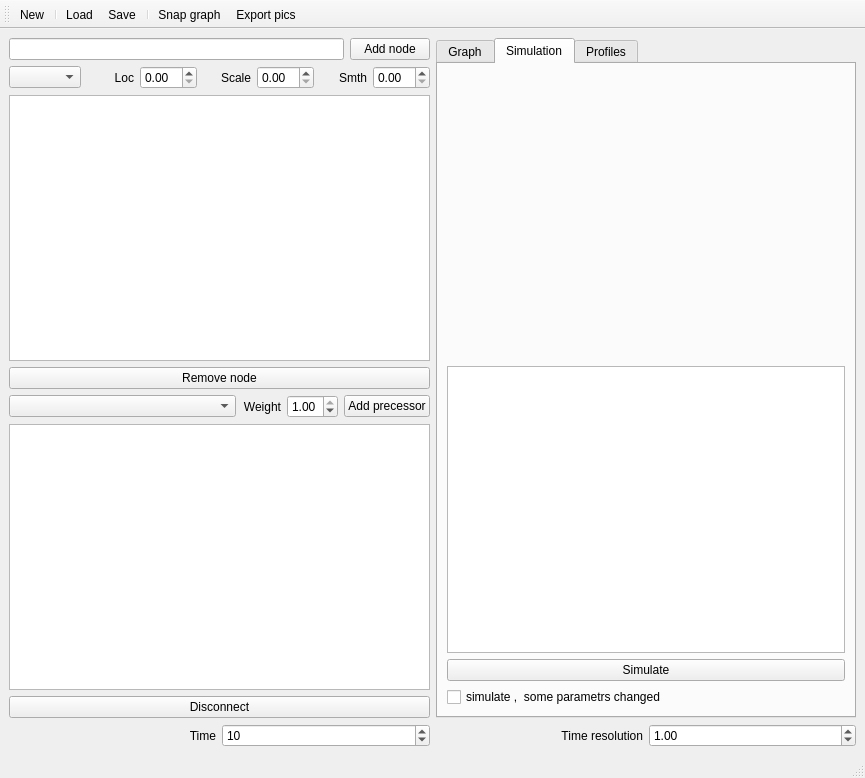
<?xml version="1.0" encoding="UTF-8"?>
<ui version="4.0">
 <class>MainWindow</class>
 <widget class="QMainWindow" name="MainWindow">
  <property name="geometry">
   <rect>
    <x>0</x>
    <y>0</y>
    <width>865</width>
    <height>778</height>
   </rect>
  </property>
  <property name="sizePolicy">
   <sizepolicy hsizetype="Preferred" vsizetype="Preferred">
    <horstretch>0</horstretch>
    <verstretch>10</verstretch>
   </sizepolicy>
  </property>
  <property name="windowTitle">
   <string>Circulation simulator</string>
  </property>
  <property name="windowIcon">
   <iconset>
    <normaloff>:/icons/heart_48.png</normaloff>:/icons/heart_48.png</iconset>
  </property>
  <widget class="QWidget" name="centralwidget">
   <layout class="QVBoxLayout" name="verticalLayout_5">
    <item>
     <layout class="QVBoxLayout" name="verticalLayout_4">
      <item>
       <layout class="QHBoxLayout" name="horizontalLayout_4">
        <item>
         <layout class="QVBoxLayout" name="verticalLayout">
          <item>
           <layout class="QHBoxLayout" name="horizontalLayout">
            <item>
             <widget class="QLineEdit" name="lineEdit_newnode"/>
            </item>
            <item>
             <widget class="QPushButton" name="pushButton_addNode">
              <property name="text">
               <string>Add node</string>
              </property>
              <property name="icon">
               <iconset resource="icons.qrc">
                <normaloff>:/icons/src/accepted_48.png</normaloff>:/icons/src/accepted_48.png</iconset>
              </property>
             </widget>
            </item>
           </layout>
          </item>
          <item>
           <layout class="QHBoxLayout" name="horizontalLayout_2">
            <item>
             <widget class="QComboBox" name="comboBox_distribution"/>
            </item>
            <item>
             <widget class="QLabel" name="label">
              <property name="text">
               <string>Loc</string>
              </property>
              <property name="alignment">
               <set>Qt::AlignRight|Qt::AlignTrailing|Qt::AlignVCenter</set>
              </property>
              <property name="buddy">
               <cstring>doubleSpinBox_loc</cstring>
              </property>
             </widget>
            </item>
            <item>
             <widget class="QDoubleSpinBox" name="doubleSpinBox_loc"/>
            </item>
            <item>
             <widget class="QLabel" name="label_2">
              <property name="text">
               <string>Scale</string>
              </property>
              <property name="alignment">
               <set>Qt::AlignRight|Qt::AlignTrailing|Qt::AlignVCenter</set>
              </property>
              <property name="buddy">
               <cstring>doubleSpinBox_scale</cstring>
              </property>
             </widget>
            </item>
            <item>
             <widget class="QDoubleSpinBox" name="doubleSpinBox_scale"/>
            </item>
            <item>
             <widget class="QLabel" name="label_3">
              <property name="text">
               <string>Smth</string>
              </property>
              <property name="alignment">
               <set>Qt::AlignRight|Qt::AlignTrailing|Qt::AlignVCenter</set>
              </property>
              <property name="buddy">
               <cstring>doubleSpinBox_smth</cstring>
              </property>
             </widget>
            </item>
            <item>
             <widget class="QDoubleSpinBox" name="doubleSpinBox_smth"/>
            </item>
           </layout>
          </item>
          <item>
           <widget class="QTableView" name="tableView_nodes">
            <property name="sizePolicy">
             <sizepolicy hsizetype="Expanding" vsizetype="Expanding">
              <horstretch>0</horstretch>
              <verstretch>0</verstretch>
             </sizepolicy>
            </property>
            <property name="horizontalScrollBarPolicy">
             <enum>Qt::ScrollBarAsNeeded</enum>
            </property>
            <attribute name="horizontalHeaderCascadingSectionResizes">
             <bool>true</bool>
            </attribute>
            <attribute name="horizontalHeaderDefaultSectionSize">
             <number>40</number>
            </attribute>
            <attribute name="horizontalHeaderMinimumSectionSize">
             <number>1</number>
            </attribute>
            <attribute name="verticalHeaderCascadingSectionResizes">
             <bool>false</bool>
            </attribute>
            <attribute name="verticalHeaderDefaultSectionSize">
             <number>30</number>
            </attribute>
            <attribute name="verticalHeaderMinimumSectionSize">
             <number>2</number>
            </attribute>
           </widget>
          </item>
          <item>
           <widget class="QPushButton" name="pushButton_removeNode">
            <property name="text">
             <string>Remove node</string>
            </property>
            <property name="icon">
             <iconset resource="icons.qrc">
              <normaloff>:/icons/src/cancel_48.png</normaloff>:/icons/src/cancel_48.png</iconset>
            </property>
           </widget>
          </item>
          <item>
           <layout class="QHBoxLayout" name="horizontalLayout_3">
            <item>
             <widget class="QComboBox" name="comboBox_nodesForPrecessor">
              <property name="sizePolicy">
               <sizepolicy hsizetype="Expanding" vsizetype="Fixed">
                <horstretch>0</horstretch>
                <verstretch>0</verstretch>
               </sizepolicy>
              </property>
             </widget>
            </item>
            <item>
             <widget class="QLabel" name="label_5">
              <property name="sizePolicy">
               <sizepolicy hsizetype="Minimum" vsizetype="Minimum">
                <horstretch>0</horstretch>
                <verstretch>0</verstretch>
               </sizepolicy>
              </property>
              <property name="text">
               <string>Weight</string>
              </property>
              <property name="alignment">
               <set>Qt::AlignRight|Qt::AlignTrailing|Qt::AlignVCenter</set>
              </property>
              <property name="buddy">
               <cstring>doubleSpinBox_weight</cstring>
              </property>
             </widget>
            </item>
            <item>
             <widget class="QDoubleSpinBox" name="doubleSpinBox_weight">
              <property name="maximum">
               <double>1.000000000000000</double>
              </property>
              <property name="singleStep">
               <double>0.100000000000000</double>
              </property>
              <property name="value">
               <double>1.000000000000000</double>
              </property>
             </widget>
            </item>
            <item>
             <widget class="QPushButton" name="pushButton_addPrecessor">
              <property name="text">
               <string>Add precessor</string>
              </property>
              <property name="icon">
               <iconset>
                <normaloff>:/icons/arrow_right_green_48.png</normaloff>:/icons/arrow_right_green_48.png</iconset>
              </property>
             </widget>
            </item>
           </layout>
          </item>
          <item>
           <widget class="QTableView" name="tableView_edges"/>
          </item>
          <item>
           <widget class="QPushButton" name="pushButton_removePred">
            <property name="text">
             <string>Disconnect</string>
            </property>
           </widget>
          </item>
         </layout>
        </item>
        <item>
         <widget class="QTabWidget" name="tabWidget">
          <property name="currentIndex">
           <number>1</number>
          </property>
          <widget class="QWidget" name="tab_graph">
           <attribute name="title">
            <string>Graph</string>
           </attribute>
           <layout class="QVBoxLayout" name="verticalLayout_3">
            <item>
             <widget class="MplWidget" name="mpl_graph" native="true"/>
            </item>
            <item>
             <widget class="QComboBox" name="comboBox_graphlayout"/>
            </item>
            <item>
             <widget class="QPushButton" name="pushButton_redraw">
              <property name="text">
               <string>Redraw</string>
              </property>
             </widget>
            </item>
           </layout>
          </widget>
          <widget class="QWidget" name="tab_simulation">
           <attribute name="title">
            <string>Simulation</string>
           </attribute>
           <layout class="QHBoxLayout" name="horizontalLayout_5">
            <item>
             <layout class="QVBoxLayout" name="verticalLayout_2">
              <item>
               <widget class="MplWidget" name="mpl_concentration" native="true">
                <property name="sizePolicy">
                 <sizepolicy hsizetype="Expanding" vsizetype="Expanding">
                  <horstretch>0</horstretch>
                  <verstretch>0</verstretch>
                 </sizepolicy>
                </property>
                <zorder></zorder>
               </widget>
              </item>
              <item>
               <widget class="QListView" name="listView_nodestodraw">
                <property name="editTriggers">
                 <set>QAbstractItemView::NoEditTriggers</set>
                </property>
                <property name="selectionMode">
                 <enum>QAbstractItemView::MultiSelection</enum>
                </property>
                <property name="selectionRectVisible">
                 <bool>true</bool>
                </property>
               </widget>
              </item>
              <item>
               <widget class="QPushButton" name="pushButton_simulate">
                <property name="text">
                 <string>Simulate</string>
                </property>
               </widget>
              </item>
              <item>
               <widget class="QCheckBox" name="checkBox">
                <property name="text">
                 <string>simulate ,  some parametrs changed</string>
                </property>
               </widget>
              </item>
             </layout>
            </item>
           </layout>
          </widget>
          <widget class="QWidget" name="tab_profiles">
           <attribute name="title">
            <string>Profiles</string>
           </attribute>
           <layout class="QVBoxLayout" name="verticalLayout_6">
            <item>
             <widget class="MplWidget" name="mpl_profiles" native="true">
              <property name="sizePolicy">
               <sizepolicy hsizetype="Expanding" vsizetype="Expanding">
                <horstretch>0</horstretch>
                <verstretch>0</verstretch>
               </sizepolicy>
              </property>
              <zorder>listView_profilestodraw</zorder>
             </widget>
            </item>
            <item>
             <widget class="QListView" name="listView_profilestodraw">
              <property name="editTriggers">
               <set>QAbstractItemView::NoEditTriggers</set>
              </property>
              <property name="selectionMode">
               <enum>QAbstractItemView::MultiSelection</enum>
              </property>
              <property name="selectionRectVisible">
               <bool>true</bool>
              </property>
             </widget>
            </item>
           </layout>
          </widget>
         </widget>
        </item>
       </layout>
      </item>
      <item>
       <layout class="QHBoxLayout" name="horizontalLayout_6">
        <item>
         <widget class="QLabel" name="label_4">
          <property name="text">
           <string>Time</string>
          </property>
          <property name="alignment">
           <set>Qt::AlignRight|Qt::AlignTrailing|Qt::AlignVCenter</set>
          </property>
         </widget>
        </item>
        <item>
         <widget class="QSpinBox" name="spinBox_time">
          <property name="maximum">
           <number>1000</number>
          </property>
          <property name="singleStep">
           <number>10</number>
          </property>
          <property name="value">
           <number>10</number>
          </property>
         </widget>
        </item>
        <item>
         <widget class="QLabel" name="label_6">
          <property name="text">
           <string>Time resolution</string>
          </property>
          <property name="alignment">
           <set>Qt::AlignRight|Qt::AlignTrailing|Qt::AlignVCenter</set>
          </property>
         </widget>
        </item>
        <item>
         <widget class="QDoubleSpinBox" name="doubleSpinBox_timeres">
          <property name="minimum">
           <double>0.010000000000000</double>
          </property>
          <property name="value">
           <double>1.000000000000000</double>
          </property>
         </widget>
        </item>
       </layout>
      </item>
     </layout>
    </item>
   </layout>
  </widget>
  <widget class="QStatusBar" name="statusbar"/>
  <widget class="QToolBar" name="toolBar">
   <property name="windowTitle">
    <string>toolBar</string>
   </property>
   <property name="iconSize">
    <size>
     <width>32</width>
     <height>32</height>
    </size>
   </property>
   <property name="toolButtonStyle">
    <enum>Qt::ToolButtonTextUnderIcon</enum>
   </property>
   <attribute name="toolBarArea">
    <enum>TopToolBarArea</enum>
   </attribute>
   <attribute name="toolBarBreak">
    <bool>false</bool>
   </attribute>
   <addaction name="actionNew"/>
   <addaction name="separator"/>
   <addaction name="actionLoad"/>
   <addaction name="actionSave"/>
   <addaction name="separator"/>
   <addaction name="actionSnap_graph"/>
   <addaction name="actionExport_pics"/>
  </widget>
  <action name="actionNew">
   <property name="icon">
    <iconset resource="icons.qrc">
     <normaloff>:/icons/src/add_48.png</normaloff>
     <normalon>:/icons/add_48.png</normalon>:/icons/src/add_48.png</iconset>
   </property>
   <property name="text">
    <string>New</string>
   </property>
   <property name="toolTip">
    <string>Create new graph</string>
   </property>
  </action>
  <action name="actionLoad">
   <property name="icon">
    <iconset resource="icons.qrc">
     <normaloff>:/icons/src/folder_48.png</normaloff>:/icons/src/folder_48.png</iconset>
   </property>
   <property name="text">
    <string>Load</string>
   </property>
   <property name="toolTip">
    <string>Load graph</string>
   </property>
  </action>
  <action name="actionSave">
   <property name="icon">
    <iconset resource="icons.qrc">
     <normaloff>:/icons/src/floppy_disk_48.png</normaloff>:/icons/src/floppy_disk_48.png</iconset>
   </property>
   <property name="text">
    <string>Save</string>
   </property>
   <property name="toolTip">
    <string>Save graph</string>
   </property>
  </action>
  <action name="actionSnap_graph">
   <property name="icon">
    <iconset resource="icons.qrc">
     <normaloff>:/icons/src/camera_noflash_48.png</normaloff>:/icons/src/camera_noflash_48.png</iconset>
   </property>
   <property name="text">
    <string>Snap graph</string>
   </property>
   <property name="toolTip">
    <string>Save snapshot of the curent visualisation</string>
   </property>
  </action>
  <action name="actionExport_pics">
   <property name="icon">
    <iconset resource="icons.qrc">
     <normaloff>:/icons/src/box_download_48.png</normaloff>:/icons/src/box_download_48.png</iconset>
   </property>
   <property name="text">
    <string>Export pics</string>
   </property>
  </action>
 </widget>
 <customwidgets>
  <customwidget>
   <class>MplWidget</class>
   <extends>QWidget</extends>
   <header>mplwidget.h</header>
   <container>1</container>
  </customwidget>
 </customwidgets>
 <resources>
  <include location="icons.qrc"/>
 </resources>
 <connections/>
</ui>
